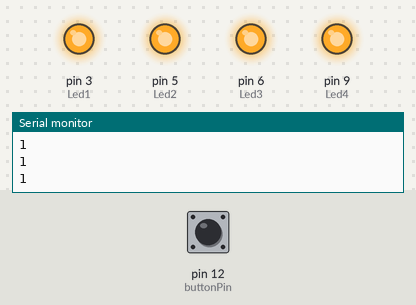
Bench run of a sketch on a simulated Arduino Uno, built with avr-gcc and run on an emulated ATmega328P. On the bench: output pins drawn as LEDs (lit = HIGH), the last lines printed to the serial monitor. Inputs (shaded band) come from the test bench; at power-on: pin 12 (buttonPin) HIGH.

Above: at 1.2 s.
1.3 s: pin 12 (buttonPin) pulled LOW for 0.15 s
At 1.5 s:
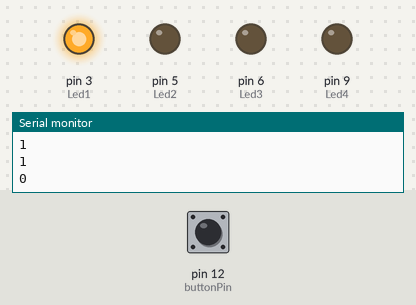
4.3 s: pin 12 (buttonPin) pulled LOW for 1 s
At 5.2 s:
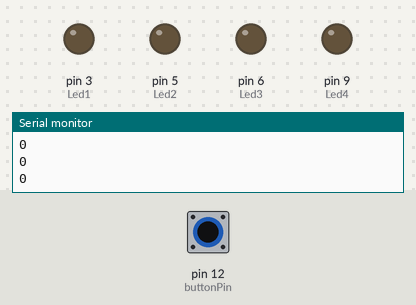
7.3 s: pin 12 (buttonPin) pulled LOW for 3.2 s
At 10.56 s:
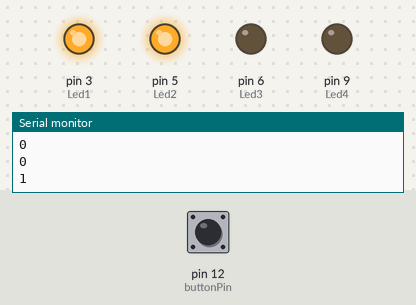
Timing chart, 0 to 12.2 s (numbered marks = the images above; inputs shaded):
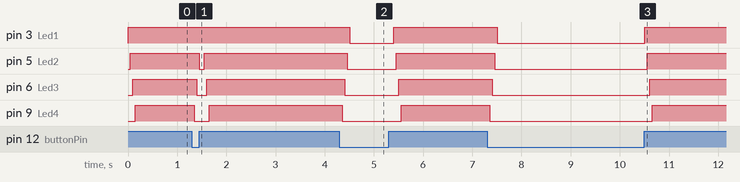

Measured:
- after the input at 1.3 s, pin 5 (Led2): HIGH → LOW after 0.15 s, → HIGH 0.10 s later; pin 6 (Led3): HIGH → LOW after 0.10 s, → HIGH 0.20 s later; pin 9 (Led4): HIGH → LOW after 0.05 s, → HIGH 0.30 s later
- after the input at 4.3 s, pin 3 (Led1): HIGH → LOW after 0.20 s, → HIGH 0.90 s later; pin 5 (Led2): HIGH → LOW after 0.15 s, → HIGH 1.0 s later; pin 6 (Led3): HIGH → LOW after 0.10 s, → HIGH 1.1 s later; pin 9 (Led4): HIGH → LOW after 0.05 s, → HIGH 1.2 s later
- after the input at 7.3 s, pin 3 (Led1): HIGH → LOW after 0.21 s, → HIGH 3.0 s later; pin 5 (Led2): HIGH → LOW after 0.16 s, → HIGH 3.1 s later; pin 6 (Led3): HIGH → LOW after 0.11 s, → HIGH 3.2 s later; pin 9 (Led4): HIGH → LOW after 0.06 s, → HIGH 3.3 s later

The sketch:

Lights_button.ino
```cpp
const int buttonPin = 12;

const int Led1 = 3;
const int Led2 = 5;
const int Led3 = 6;
const int Led4 = 9;

int buttonState;

int TimeBlnk = 50;

int presschk = false;

void setup() {
  // put your setup code here, to run once:
  pinMode (buttonPin,INPUT);
  pinMode (Led1,OUTPUT);
  pinMode (Led2,OUTPUT);
  pinMode (Led3,OUTPUT);
  pinMode (Led4,OUTPUT);
  Serial.begin(9600);
}

void loop() {
  // put your main code here, to run repeatedly:
  if (presschk == false) {
    if (buttonState == HIGH) {
      presschk = true;
    }
  }

  buttonState = digitalRead(buttonPin);
  Serial.println(buttonState);
  if (buttonState == LOW) {
    digitalWrite (Led4,LOW);
    delay(TimeBlnk);
    digitalWrite (Led3,LOW);
    delay(TimeBlnk);
    digitalWrite (Led2,LOW);
    delay(TimeBlnk);
    digitalWrite (Led1,LOW);
  }
  if (buttonState == HIGH) {
    digitalWrite (Led1,HIGH);
    delay(TimeBlnk);
    digitalWrite (Led2,HIGH);
    delay(TimeBlnk);
    digitalWrite (Led3,HIGH);
    delay(TimeBlnk);
    digitalWrite (Led4,HIGH);
  }
}
```
